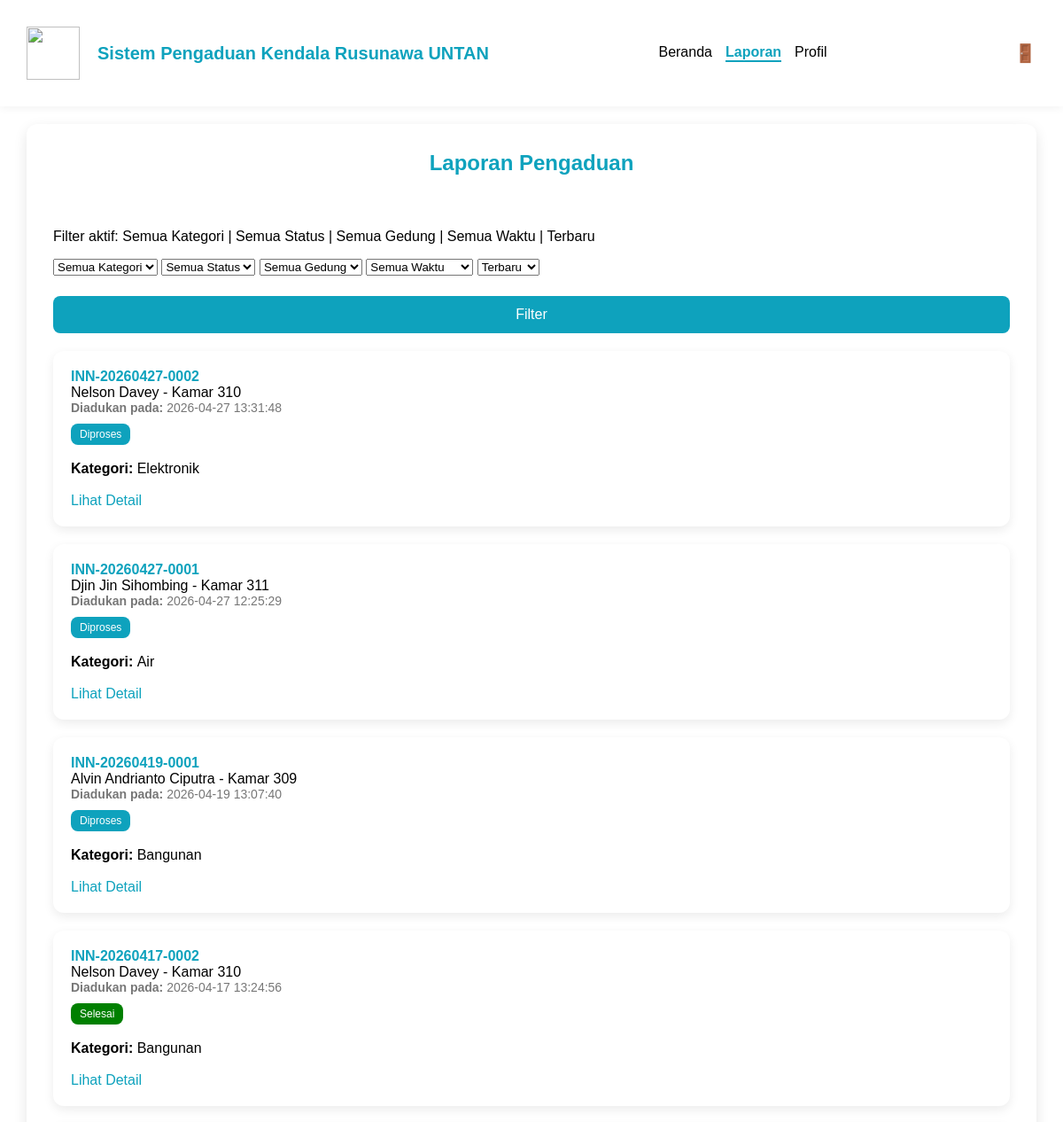
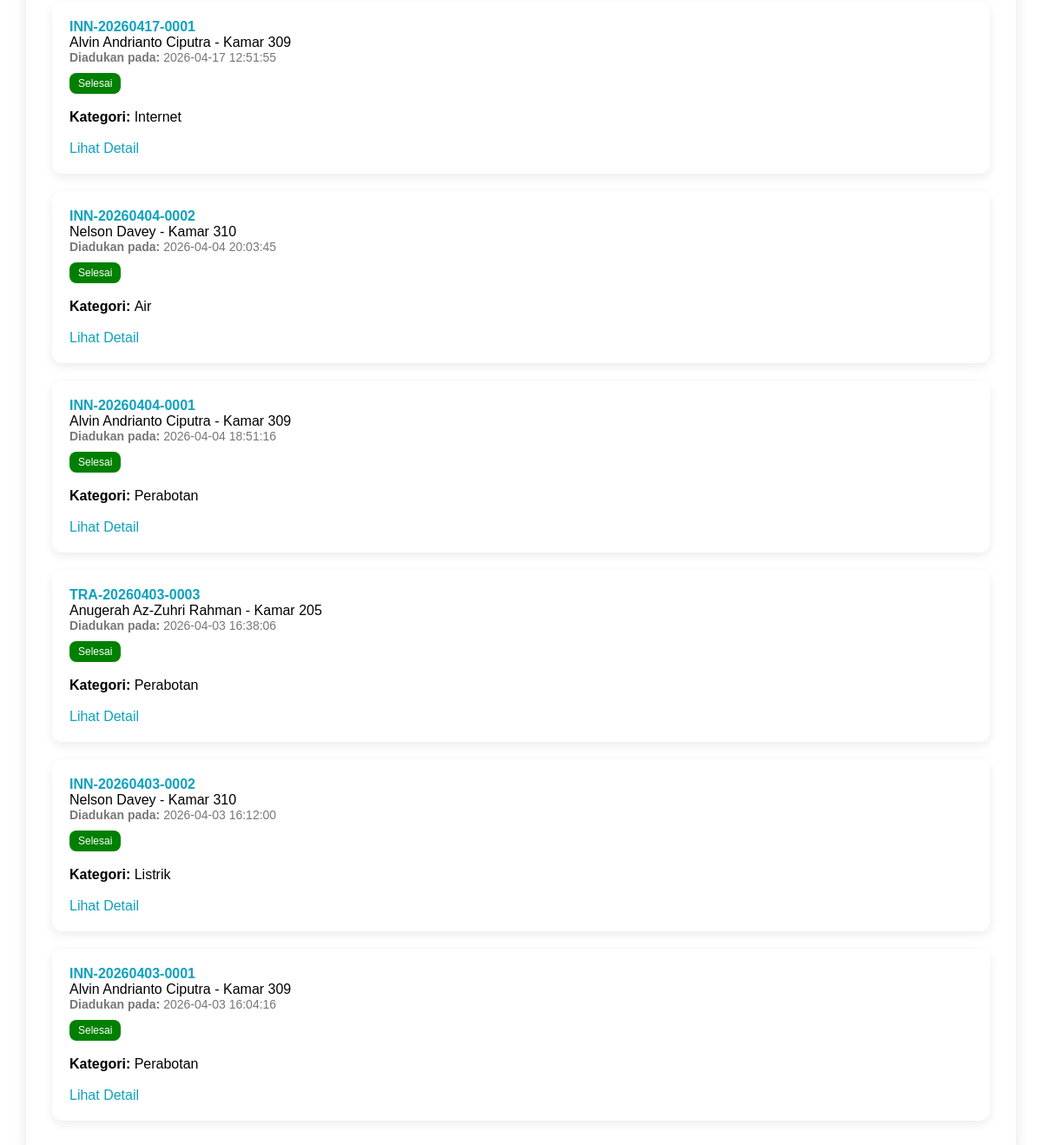
The app's page /manajer/laporan.php (signed in) with its own data (2 pictures, top to bottom).
### tables this page shows
CREATE TABLE `pengaduan` (
  `id_pengaduan` int(11) NOT NULL,
  `nomor_tiket` varchar(30) NOT NULL,
  `id_penghuni` int(11) NOT NULL,
  `id_teknisi` int(11) DEFAULT NULL,
  `kategori` enum('Internet','Listrik','Air','Bangunan','Perabotan','Elektronik','Lainnya') DEFAULT NULL,
  `deskripsi` text NOT NULL,
  `status` enum('Menunggu','Diproses','Selesai') DEFAULT NULL,
  `bukti_foto` varchar(255) DEFAULT NULL,
  `bukti_penyelesaian` varchar(255) DEFAULT NULL,
  `created_at` datetime DEFAULT current_timestamp(),
  `updated_at` datetime DEFAULT NULL ON UPDATE current_timestamp(),
  `penanganan_dini` text DEFAULT NULL,
  `komentar_penyelesaian` text DEFAULT NULL
);

CREATE TABLE `penghuni` (
  `id_penghuni` int(11) NOT NULL,
  `nama_penghuni` varchar(100) NOT NULL,
  `email_student` varchar(50) NOT NULL,
  `password` varchar(255) DEFAULT NULL,
  `kamar` varchar(10) NOT NULL,
  `jenis_hunian` enum('Rusunawa Putri','Rusunawa Putra','Rusun INN') NOT NULL,
  `nomor_hp` varchar(15) NOT NULL,
  `created_at` datetime DEFAULT current_timestamp()
);

### manajer/laporan.php (the view, shortened to what this page needs)
<?php
$page = 'laporan';
include '../config/koneksi.php';
include '../shared/navbar.php';
$filter_kategori = $_GET['kategori'] ?? '';
$filter_status = $_GET['status'] ?? '';
$filter_gedung = $_GET['gedung'] ?? '';
$filter_waktu = $_GET['waktu'] ?? '';
$filter_urutan = $_GET['urutan'] ?? 'terbaru';
$order_sql = "DESC";
$where_sql = "";
$query = "
SELECT p.*, ph.nama_penghuni, ph.kamar
FROM pengaduan p
JOIN penghuni ph ON p.id_penghuni = ph.id_penghuni
$where_sql
ORDER BY p.created_at $order_sql
";
$stmt = mysqli_prepare($koneksi, $query);
mysqli_stmt_execute($stmt);
$query = mysqli_stmt_get_result($stmt);
?>
<!DOCTYPE html>
<html>
<head>
    <link rel="stylesheet" href="../assets/css/style.css">
</head>
<body>
    <div class="konten">
        <h2 id="judul-h2">Laporan Pengaduan</h2>
        <p>
            Filter aktif:
            <?= $filter_kategori ?: 'Semua Kategori' ?> |
            <?= $filter_status ?: 'Semua Status' ?> |
            <?= $filter_gedung ?: 'Semua Gedung' ?> |
            <?= $filter_waktu ?: 'Semua Waktu' ?> |
            <?= ($filter_urutan == 'terlama') ? 'Terlama' : 'Terbaru' ?>
        </p>
        <form method="GET" style="margin-bottom:20px;">
            <select name="kategori">
                <option value="">Semua Kategori</option>
            </select>
            <select name="status">
                <option value="">Semua Status</option>
            </select>
            <select name="gedung">
                <option value="">Semua Gedung</option>
            </select>
            <select name="waktu">
                <option value="">Semua Waktu</option>
            </select>
            <select name="urutan">
                <option value="terbaru" <?= ($filter_urutan == 'terbaru') ? 'selected' : '' ?>>
                    Terbaru
                </option>
            </select><br><br>
            <button type="submit">Filter</button>
        </form>
        <?php if (mysqli_num_rows($query) > 0): ?>
            <?php while ($row = mysqli_fetch_assoc($query)): ?>
                <div class="card-forum">
                    <div class="card-header">
                        <div class="ticket">
                            <?= $row['nomor_tiket'] ?>
                        </div>
                        <div>
                            <?= $row['nama_penghuni'] ?> - Kamar
                            <?= $row['kamar'] ?>
                        </div>
                        <div class="meta">
                            <strong>Diadukan pada: </strong>
                            <?= $row['created_at'] ?>
                        </div>
                    </div>
                    <div>
                        <?php
                        $status_class = '';
                        if ($row['status'] == 'Menunggu')
                            $status_class = 'menunggu';
                        elseif ($row['status'] == 'Diproses')
                            $status_class = 'diproses';
                        else
                            $status_class = 'selesai';
                        ?>
                        <span class="status <?= $status_class ?>">
                            <?= $row['status'] ?>
                        </span>
                    </div>
                    <br>
                    <div>
                        <span>
                            <strong>Kategori: </strong> <?= $row['kategori'] ?>
                        </span>
                    </div><br>
                    <a href="../shared/detail_pengaduan.php?id=<?= $row['id_pengaduan'] ?>&page=<?= $page ?>">
                        Lihat Detail
                    </a>
                </div>
            <?php endwhile; ?>
        <?php else: ?>
            <p>Belum ada pengaduan dari penghuni lain di gedung ini.</p>
        <?php endif; ?>
    </div>
</body>
</html>

### assets/css/style.css (style rules this page uses)
body { margin: 0; font-family: Arial, sans-serif; }
input, button, textarea { width: 100%; padding: 12px; margin-top: 5px; margin-bottom: 15px; border-radius: 8px; box-sizing: border-box; }
button { background: #0EA2BD; margin-bottom: 0px; color: white; border: none; cursor: pointer; font-size: 16px; }
.konten { background: white; margin: 20px 320px; padding: 30px; border-radius: 12px; box-shadow: 0 5px 15px rgba(0, 0, 0, 0.1); }
#judul-h2 { text-align: center; margin-top: 10px; margin-bottom: 60px; color: #0EA2BD; }
.card-forum { background: white; border-radius: 12px; padding: 20px; margin-bottom: 20px; box-shadow: 0 4px 12px rgba(0, 0, 0, 0.08); }
.card-header { margin-bottom: 10px; }
.ticket { font-weight: bold; color: #0EA2BD; }
.meta { font-size: 14px; color: #777; }
.status { display: inline-block; padding: 5px 10px; border-radius: 8px; font-size: 12px; color: white; }
.diproses { background: #0EA2BD; }
.selesai { background: green; }
.konten a { color: #0EA2BD; text-decoration: none; }
@media (max-width: 1300px) { .konten { margin: 20px 30px; } }
@media (max-width: 1300px) { .konten { padding: 20px 30px; } }

### records on screen
pengaduan: nomor_tiket "INN-20260427-0002", id_penghuni.nama_penghuni "Nelson Davey", id_penghuni.kamar "310", created_at "2026-04-27 13:31:48", status "Diproses", kategori "Elektronik"
pengaduan: nomor_tiket "INN-20260427-0001", id_penghuni.nama_penghuni "Djin Jin Sihombing", id_penghuni.kamar "311", created_at "2026-04-27 12:25:29", status "Diproses", kategori "Air"
pengaduan: nomor_tiket "INN-20260419-0001", id_penghuni.nama_penghuni "Alvin Andrianto Ciputra", id_penghuni.kamar "309", created_at "2026-04-19 13:07:40", status "Diproses", kategori "Bangunan"
pengaduan: nomor_tiket "INN-20260417-0002", id_penghuni.nama_penghuni "Nelson Davey", id_penghuni.kamar "310", created_at "2026-04-17 13:24:56", status "Selesai", kategori "Bangunan"
pengaduan: nomor_tiket "INN-20260417-0001", id_penghuni.nama_penghuni "Alvin Andrianto Ciputra", id_penghuni.kamar "309", created_at "2026-04-17 12:51:55", status "Selesai", kategori "Internet"
pengaduan: nomor_tiket "INN-20260404-0002", id_penghuni.nama_penghuni "Nelson Davey", id_penghuni.kamar "310", created_at "2026-04-04 20:03:45", status "Selesai", kategori "Air"
pengaduan: nomor_tiket "INN-20260404-0001", id_penghuni.nama_penghuni "Alvin Andrianto Ciputra", id_penghuni.kamar "309", created_at "2026-04-04 18:51:16", status "Selesai", kategori "Perabotan"
pengaduan: nomor_tiket "TRA-20260403-0003", id_penghuni.nama_penghuni "Anugerah Az-Zuhri Rahman", id_penghuni.kamar "205", created_at "2026-04-03 16:38:06", status "Selesai", kategori "Perabotan"
pengaduan: nomor_tiket "INN-20260403-0002", id_penghuni.nama_penghuni "Nelson Davey", id_penghuni.kamar "310", created_at "2026-04-03 16:12:00", status "Selesai", kategori "Listrik"
pengaduan: nomor_tiket "INN-20260403-0001", id_penghuni.nama_penghuni "Alvin Andrianto Ciputra", id_penghuni.kamar "309", created_at "2026-04-03 16:04:16", status "Selesai", kategori "Perabotan"

### other values on screen
$filter_kategori ?: 'Semua Kategori' "Semua Kategori"
$filter_status ?: 'Semua Status' "Semua Status"
$filter_gedung ?: 'Semua Gedung' "Semua Gedung"
$filter_waktu ?: 'Semua Waktu' "Semua Waktu"
